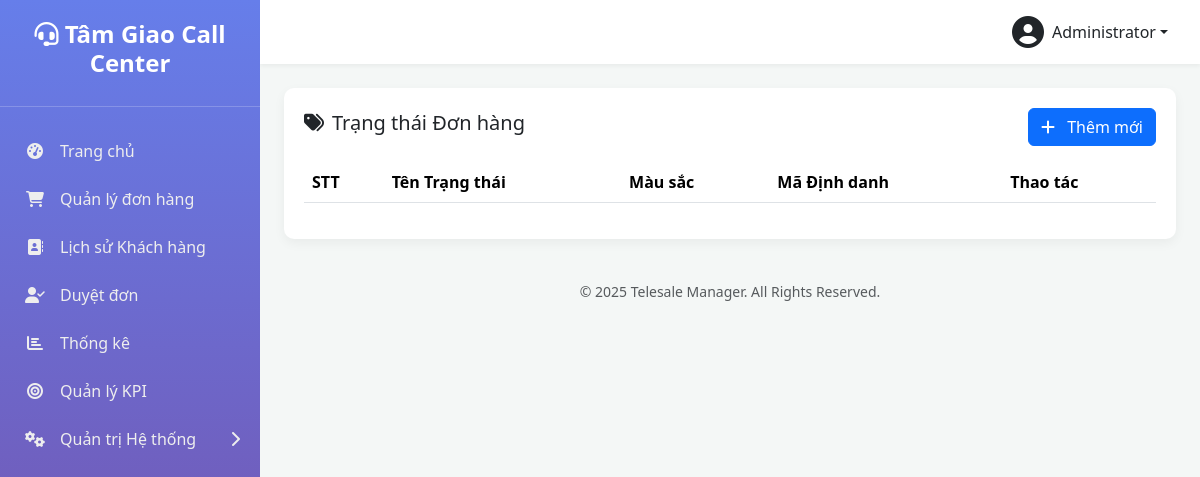
The app's page /admin-order-statuses.php (signed in), older data.
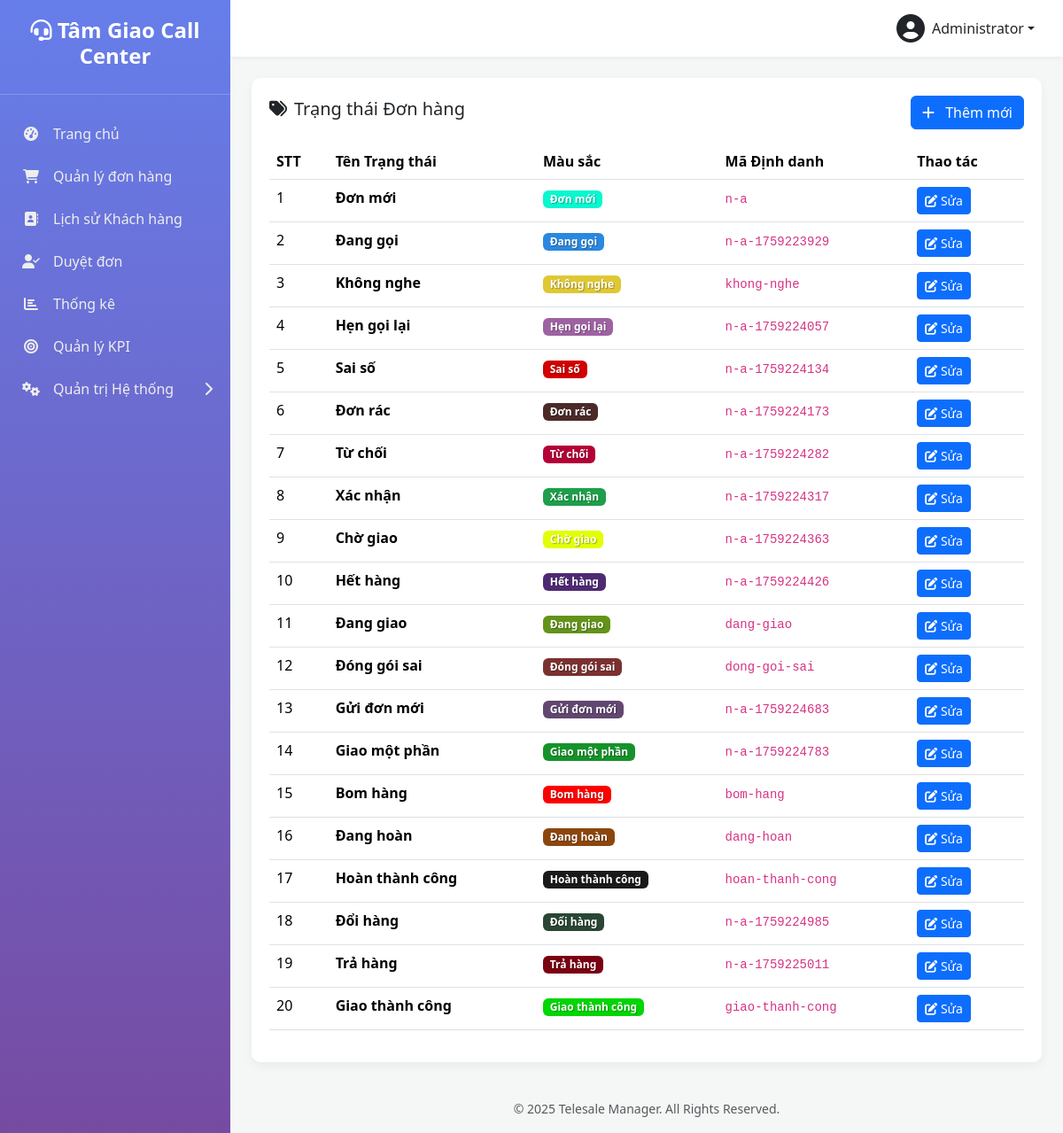
The same page, newer data.
### tables this page shows
CREATE TABLE `order_status_configs` (
  `status_key` varchar(50) NOT NULL,
  `label` varchar(100) NOT NULL,
  `color` varchar(20) NOT NULL,
  `icon` varchar(50) NOT NULL,
  `sort_order` int(11) NOT NULL DEFAULT 0,
  `logic_json` text NOT NULL,
  `created_by` int(10) UNSIGNED DEFAULT NULL,
  `created_at` datetime DEFAULT current_timestamp(),
  `updated_at` datetime DEFAULT current_timestamp() ON UPDATE current_timestamp()
);

### functions.php (called while the page is built, shortened)
<?php
function get_db_connection() {
    static $pdo = null;
    if ($pdo === null) {
        try {
            $dsn = "mysql:host=" . DB_HOST . ";dbname=" . DB_NAME . ";charset=" . DB_CHARSET;
            $options = [
                PDO::ATTR_ERRMODE => PDO::ERRMODE_EXCEPTION,
                PDO::ATTR_DEFAULT_FETCH_MODE => PDO::FETCH_ASSOC,
                PDO::ATTR_EMULATE_PREPARES => false,
            ];
            $pdo = new PDO($dsn, DB_USER, DB_PASS, $options);
        } catch (PDOException $e) {
            die('Database connection failed: ' . $e->getMessage());
        }
    }
    return $pdo;
}
function db_query($sql, $params = []) {
    $pdo = get_db_connection();
    $stmt = $pdo->prepare($sql);
    $stmt->execute($params);
    return $stmt;
}
function db_get_results($sql, $params = []) {
    $stmt = db_query($sql, $params);
    return $stmt->fetchAll(PDO::FETCH_ASSOC);
}

### admin-order-statuses.php (the view, shortened to what this page needs)
<?php
require_once 'functions.php';
$statuses = db_get_results("SELECT * FROM order_status_configs ORDER BY sort_order ASC, label ASC");
include 'includes/header.php';
?>
<div class="table-card">
    <div class="d-flex justify-content-between align-items-center mb-3">
        <h5><i class="fas fa-tags me-2"></i>Trạng thái Đơn hàng</h5>
        <button class="btn btn-primary" onclick="prepareAddModal()">
            <i class="fas fa-plus me-2"></i> Thêm mới
        </button>
    </div>
    <table class="table table-hover">
        <thead>
            <tr>
                <th>STT</th>
                <th>Tên Trạng thái</th>
                <th>Màu sắc</th>
                <th>Mã Định danh</th>
                <th>Thao tác</th>
            </tr>
        </thead>
        <tbody>
            <?php foreach ($statuses as $status): ?>
            <tr>
                <td><?php echo $status['sort_order']; ?></td>
                <td><strong><?php echo htmlspecialchars($status['label']); ?></strong></td>
                <td>
                    <span class="badge" style="background-color: <?php echo htmlspecialchars($status['color']); ?>; color: #fff; text-shadow: 1px 1px 1px rgba(0,0,0,0.3);">
                        <?php echo htmlspecialchars($status['label']); ?>
                    </span>
                </td>
                <td><code><?php echo htmlspecialchars($status['status_key']); ?></code></td>
                <td>
                    <button class="btn btn-sm btn-primary"
                            onclick="prepareEditModal(
                                '<?php echo htmlspecialchars($status['status_key'], ENT_QUOTES); ?>',
                                '<?php echo htmlspecialchars($status['label'], ENT_QUOTES); ?>',
                                '<?php echo htmlspecialchars($status['color'], ENT_QUOTES); ?>',
                                '<?php echo $status['sort_order']; ?>'
                            )">
                        <i class="fas fa-edit"></i> Sửa
                    </button>
                </td>
            </tr>
            <?php endforeach; ?>
        </tbody>
    </table>
</div>
<?php include 'includes/footer.php'; ?>

Row changes from the older to the newer data that the page shows:
added order_status_configs: sort_order "1", label "Đơn mới", status_key "n-a"
added order_status_configs: sort_order "2", label "Đang gọi", status_key "n-a-1759223929"
added order_status_configs: sort_order "3", label "Không nghe", status_key "khong-nghe"
added order_status_configs: sort_order "4", label "Hẹn gọi lại", status_key "n-a-1759224057"
added order_status_configs: sort_order "5", label "Sai số", status_key "n-a-1759224134"
added order_status_configs: sort_order "6", label "Đơn rác", status_key "n-a-1759224173"
added order_status_configs: sort_order "7", label "Từ chối", status_key "n-a-1759224282"
added order_status_configs: sort_order "8", label "Xác nhận", status_key "n-a-1759224317"
added order_status_configs: sort_order "9", label "Chờ giao", status_key "n-a-1759224363"
added order_status_configs: sort_order "10", label "Hết hàng", status_key "n-a-1759224426"
added order_status_configs: sort_order "11", label "Đang giao", status_key "dang-giao"
added order_status_configs: sort_order "12", label "Đóng gói sai", status_key "dong-goi-sai"
added order_status_configs: sort_order "13", label "Gửi đơn mới", status_key "n-a-1759224683"
added order_status_configs: sort_order "14", label "Giao một phần", status_key "n-a-1759224783"
added order_status_configs: sort_order "15", label "Bom hàng", status_key "bom-hang"
added order_status_configs: sort_order "16", label "Đang hoàn", status_key "dang-hoan"
added order_status_configs: sort_order "17", label "Hoàn thành công", status_key "hoan-thanh-cong"
added order_status_configs: sort_order "18", label "Đổi hàng", status_key "n-a-1759224985"
added order_status_configs: sort_order "19", label "Trả hàng", status_key "n-a-1759225011"
added order_status_configs: sort_order "20", label "Giao thành công", status_key "giao-thanh-cong"
